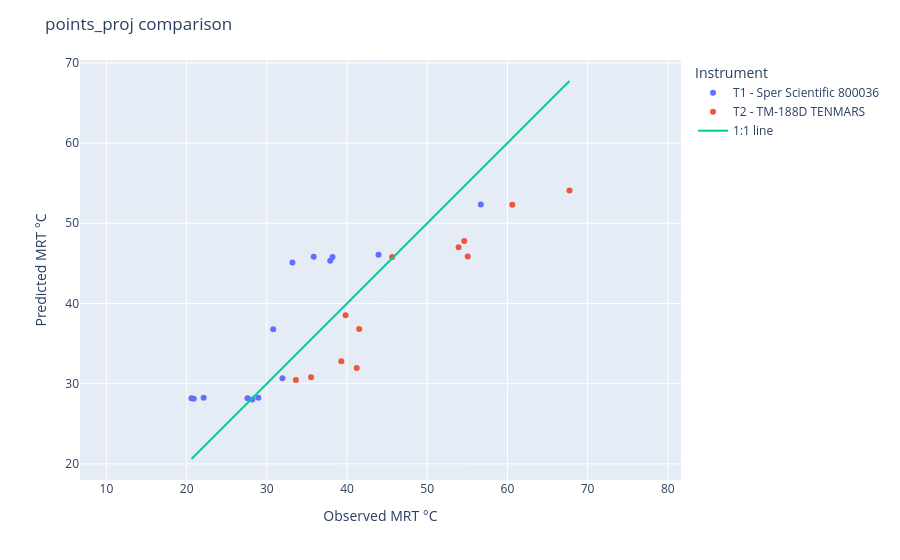

The cell this chart's notebook holds for it:
### Code cell
# Compute 1:1 line range
m = min(obs.min(), pred.min())
M = max(obs.max(), pred.max())

# Scatter
fig = px.scatter(
    points_proj,
    x=obs,
    y=pred,
    color="Instrument",
    hover_data=["TG", "TA","WIND M/S", "condition"],
)

# 1:1 line
fig.add_scatter(
    x=[m, M],
    y=[m, M],
    mode="lines",
    name="1:1 line"
)

fig.update_layout(
    xaxis_title="Observed MRT °C",
    yaxis_title="Predicted MRT °C",
    title="points_proj comparison"
)

fig.update_yaxes(scaleanchor="x", scaleratio=1)

fig.show()

### Figure 1 — Plotly figure (JSON) as saved in the notebook; plotly's stock layout.template omitted (floating-point values rounded to 4 significant figures)
{"data": [{"customdata": [[32.6, 29.3, 0, "SHADOW"], [42.2, 28.9, 0.7, "SUN"], [38, 34.4, 0.2, "SUN"], [40.9, 35, 0.8, "SUN"], [42.7, 36.4, 0.3, "SUN"], [39.6, 34.8, 0.8, "SUN"], [46.8, 37.2, 0.7, "SUN"], [34.8, 31.9, 0.1, "SHADOW"], [31.8, 32.3, 0, "SHADOW"], [30, 31.6, 0, "SHADOW"], [29.3, 31.8, 0, "SHADOW"], [28.9, 31.9, 0, "SHADOW"], [29.6, 31, 0, "SHADOW"], [29.7, 30.9, 0, "SHADOW"]], "hovertemplate": "Instrument=T1 - Sper Scientific 800036 <br>MRT=%{x}<br>MRT_predicted=%{y}<br>TG=%{customdata[0]}<br>TA=%{customdata[1]}<br>WIND M/S=%{customdata[2]}<br>condition=%{customdata[3]}<extra></extra>", "legendgroup": "T1 - Sper Scientific 800036 ", "marker": {"color": "#636efa", "symbol": "circle"}, "mode": "markers", "name": "T1 - Sper Scientific 800036 ", "orientation": "v", "showlegend": true, "type": "scatter", "x": [30.8, 56.68, 33.19, 37.91, 38.19, 35.84, 43.93, 31.95, 28.94, 28.19, 27.58, 20.61, 22.12, 20.89], "xaxis": "x", "y": [36.79, 52.33, 45.1, 45.34, 45.8, 45.83, 46.09, 30.67, 28.23, 28.04, 28.19, 28.19, 28.24, 28.11], "yaxis": "y"}, {"customdata": [[31.6, 28.7, 2.7, "SHADOW"], [38.7, 30.1, 1.6, "SUN"], [34.4, 30.7, 0.9, "SHADOW"], [38.6, 30.2, 1.6, "SUN"], [33, 28.9, 1, "SHADOW"], [39.4, 29.2, 3, "SUN"], [32.5, 30.4, 0, "SHADOW"], [41.1, 31.5, 1.7, "SUN"], [32.5, 30.3, 0.4, "SHADOW"], [43.7, 33.5, 0.6, "SUN"], [33.1, 30.6, 0, "SHADOW"], [39.4, 30.1, 2.4, "SUN"]], "hovertemplate": "Instrument=T2 - TM-188D TENMARS <br>MRT=%{x}<br>MRT_predicted=%{y}<br>TG=%{customdata[0]}<br>TA=%{customdata[1]}<br>WIND M/S=%{customdata[2]}<br>condition=%{customdata[3]}<extra></extra>", "legendgroup": "T2 - TM-188D TENMARS ", "marker": {"color": "#EF553B", "symbol": "circle"}, "mode": "markers", "name": "T2 - TM-188D TENMARS ", "orientation": "v", "showlegend": true, "type": "scatter", "x": [41.51, 60.61, 41.21, 53.91, 39.82, 67.74, 39.28, 54.62, 35.52, 45.62, 33.63, 55.05], "xaxis": "x", "y": [36.81, 52.31, 31.94, 47.01, 38.52, 54.08, 32.8, 47.8, 30.81, 45.79, 30.45, 45.85], "yaxis": "y"}, {"mode": "lines", "name": "1:1 line", "type": "scatter", "x": [20.61, 67.74], "y": [20.61, 67.74]}], "layout": {"legend": {"title": {"text": "Instrument"}, "tracegroupgap": 0}, "margin": {"t": 60}, "title": {"text": "points_proj comparison"}, "xaxis": {"anchor": "y", "domain": [0, 1], "title": {"text": "Observed MRT °C"}}, "yaxis": {"anchor": "x", "domain": [0, 1], "scaleanchor": "x", "scaleratio": 1, "title": {"text": "Predicted MRT °C"}}}}
